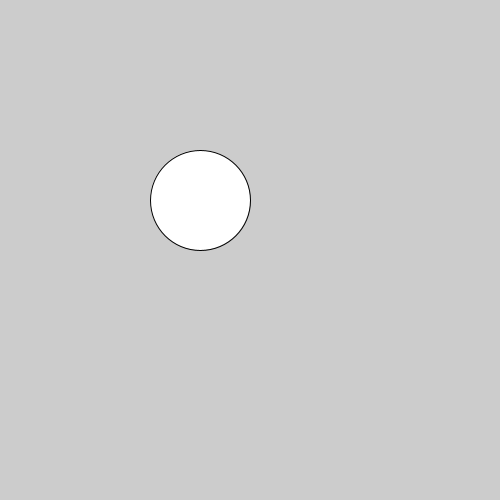
Frame 1 (no input)
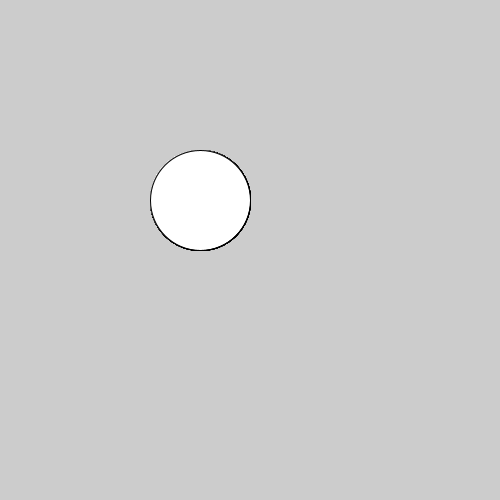
Frame 60 (the mouse pressed at the canvas centre just before this capture)
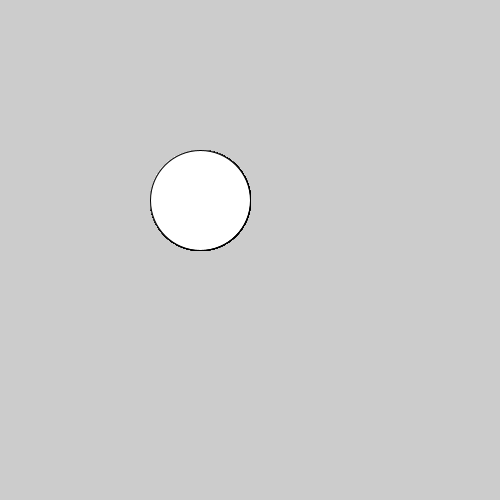
Frame 120 (the mouse held since frame 60 and released just before this capture)

The Processing sketch that drew these frames (run headless with seeded random() and noise(); from frame 60 on, the mouse is pressed at the canvas centre):

// Processing sketch: test
// ── test.pde
void setup() {
    size(500,500);
}

void draw() {
    ellipse(200, 200, 100, 100);
}
